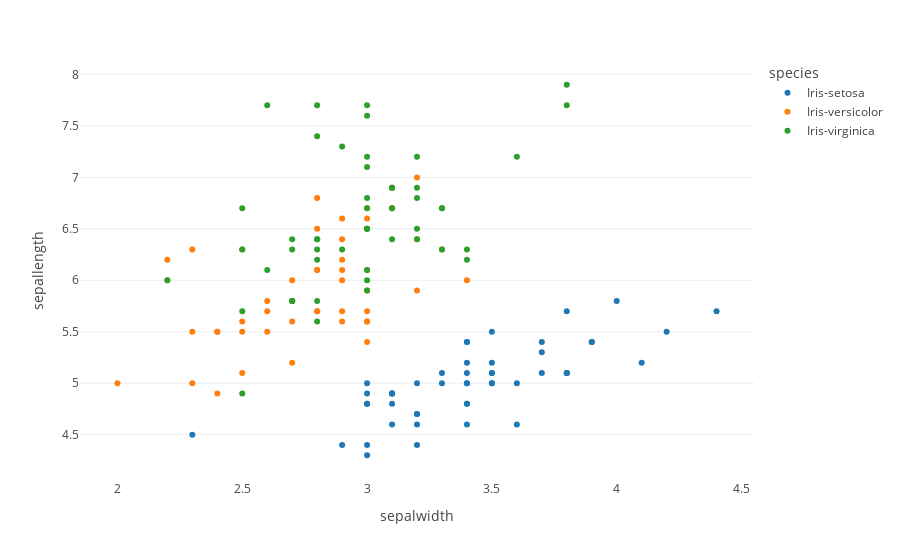

The code cell stored with this chart in its notebook:
### Code cell
px.scatter(data, x = 'sepalwidth', y= 'sepallength', color='species', template='xgridoff')

### Figure 1 — Plotly figure (JSON) as saved in the notebook; plotly's stock layout.template omitted (floating-point values rounded to 4 significant figures)
{"data": [{"hovertemplate": "species=Iris-setosa<br>sepalwidth=%{x}<br>sepallength=%{y}<extra></extra>", "legendgroup": "Iris-setosa", "marker": {"color": "#1F77B4", "symbol": "circle"}, "mode": "markers", "name": "Iris-setosa", "orientation": "v", "showlegend": true, "type": "scatter", "x": [3.5, 3, 3.2, 3.1, 3.6, 3.9, 3.4, 3.4, 2.9, 3.1, 3.7, 3.4, 3, 3, 4, 4.4, 3.9, 3.5, 3.8, 3.8, 3.4, 3.7, 3.6, 3.3, 3.4, 3, 3.4, 3.5, 3.4, 3.2, 3.1, 3.4, 4.1, 4.2, 3.1, 3.2, 3.5, 3.1, 3, 3.4, 3.5, 2.3, 3.2, 3.5, 3.8, 3, 3.8, 3.2, 3.7, 3.3], "xaxis": "x", "y": [5.1, 4.9, 4.7, 4.6, 5, 5.4, 4.6, 5, 4.4, 4.9, 5.4, 4.8, 4.8, 4.3, 5.8, 5.7, 5.4, 5.1, 5.7, 5.1, 5.4, 5.1, 4.6, 5.1, 4.8, 5, 5, 5.2, 5.2, 4.7, 4.8, 5.4, 5.2, 5.5, 4.9, 5, 5.5, 4.9, 4.4, 5.1, 5, 4.5, 4.4, 5, 5.1, 4.8, 5.1, 4.6, 5.3, 5], "yaxis": "y"}, {"hovertemplate": "species=Iris-versicolor<br>sepalwidth=%{x}<br>sepallength=%{y}<extra></extra>", "legendgroup": "Iris-versicolor", "marker": {"color": "#FF7F0E", "symbol": "circle"}, "mode": "markers", "name": "Iris-versicolor", "orientation": "v", "showlegend": true, "type": "scatter", "x": [3.2, 3.2, 3.1, 2.3, 2.8, 2.8, 3.3, 2.4, 2.9, 2.7, 2, 3, 2.2, 2.9, 2.9, 3.1, 3, 2.7, 2.2, 2.5, 3.2, 2.8, 2.5, 2.8, 2.9, 3, 2.8, 3, 2.9, 2.6, 2.4, 2.4, 2.7, 2.7, 3, 3.4, 3.1, 2.3, 3, 2.5, 2.6, 3, 2.6, 2.3, 2.7, 3, 2.9, 2.9, 2.5, 2.8], "xaxis": "x", "y": [7, 6.4, 6.9, 5.5, 6.5, 5.7, 6.3, 4.9, 6.6, 5.2, 5, 5.9, 6, 6.1, 5.6, 6.7, 5.6, 5.8, 6.2, 5.6, 5.9, 6.1, 6.3, 6.1, 6.4, 6.6, 6.8, 6.7, 6, 5.7, 5.5, 5.5, 5.8, 6, 5.4, 6, 6.7, 6.3, 5.6, 5.5, 5.5, 6.1, 5.8, 5, 5.6, 5.7, 5.7, 6.2, 5.1, 5.7], "yaxis": "y"}, {"hovertemplate": "species=Iris-virginica<br>sepalwidth=%{x}<br>sepallength=%{y}<extra></extra>", "legendgroup": "Iris-virginica", "marker": {"color": "#2CA02C", "symbol": "circle"}, "mode": "markers", "name": "Iris-virginica", "orientation": "v", "showlegend": true, "type": "scatter", "x": [3.3, 2.7, 3, 2.9, 3, 3, 2.5, 2.9, 2.5, 3.6, 3.2, 2.7, 3, 2.5, 2.8, 3.2, 3, 3.8, 2.6, 2.2, 3.2, 2.8, 2.8, 2.7, 3.3, 3.2, 2.8, 3, 2.8, 3, 2.8, 3.8, 2.8, 2.8, 2.6, 3, 3.4, 3.1, 3, 3.1, 3.1, 3.1, 2.7, 3.2, 3.3, 3, 2.5, 3, 3.4, 3], "xaxis": "x", "y": [6.3, 5.8, 7.1, 6.3, 6.5, 7.6, 4.9, 7.3, 6.7, 7.2, 6.5, 6.4, 6.8, 5.7, 5.8, 6.4, 6.5, 7.7, 7.7, 6, 6.9, 5.6, 7.7, 6.3, 6.7, 7.2, 6.2, 6.1, 6.4, 7.2, 7.4, 7.9, 6.4, 6.3, 6.1, 7.7, 6.3, 6.4, 6, 6.9, 6.7, 6.9, 5.8, 6.8, 6.7, 6.7, 6.3, 6.5, 6.2, 5.9], "yaxis": "y"}], "layout": {"legend": {"title": {"text": "species"}, "tracegroupgap": 0}, "margin": {"t": 60}, "xaxis": {"anchor": "y", "domain": [0, 1], "title": {"text": "sepalwidth"}}, "yaxis": {"anchor": "x", "domain": [0, 1], "title": {"text": "sepallength"}}}}
